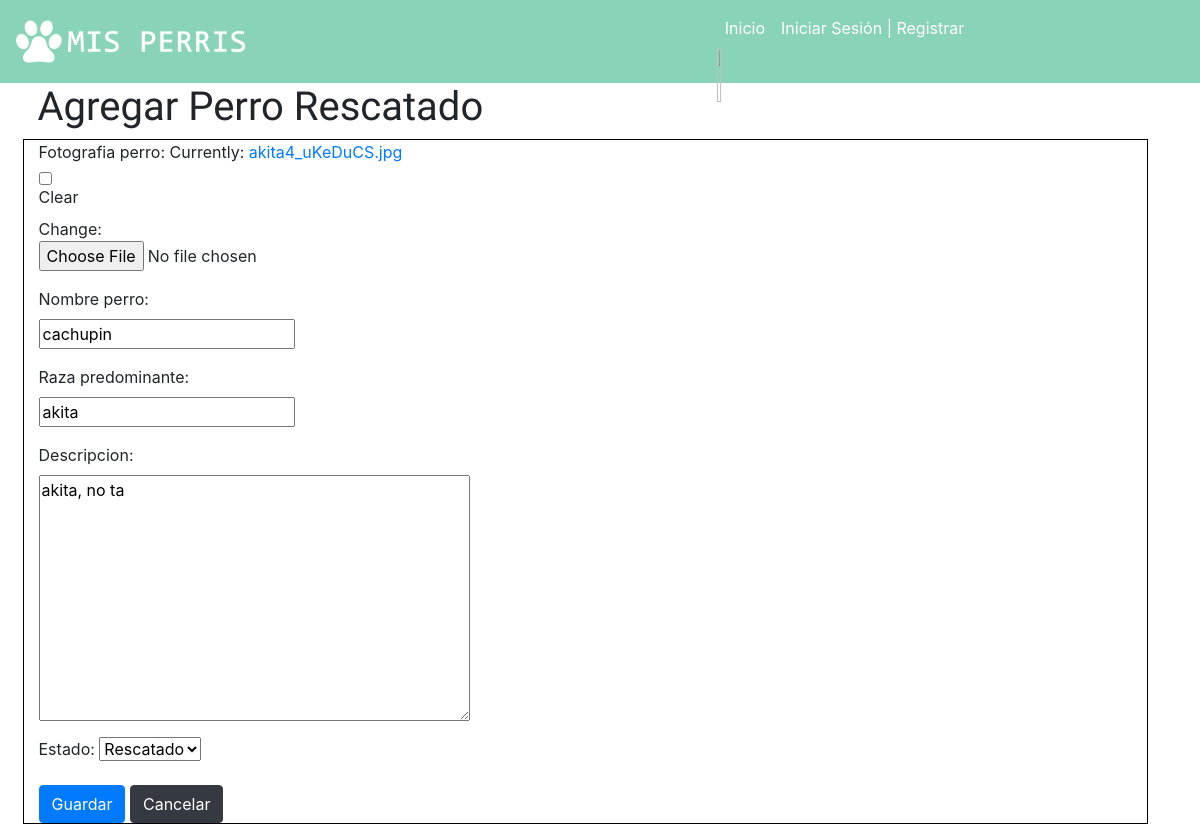
/perro/33/editar/, run on the app's committed database.
### perris/models.py (models this page shows, shortened)
class Perros_Rescatados(models.Model):
    author = models.ForeignKey('auth.User', on_delete=models.CASCADE)
    estado= models.CharField(max_length=30, choices=ESTADOS, default='')
    fotografia_perro=models.FileField(blank=True, null=True)
    nombre_perro = models.CharField(max_length=200)
    raza_predominante = models.CharField(max_length=200)
    descripcion=models.TextField()
    published_date = models.DateTimeField(blank=True, null=True)

### perris/views.py (the view)
# urls.py: path('perro/<int:pk>/editar/', views.edit_post_perro, name='edit_post_perro'),
def edit_post_perro(request, pk):
    post = get_object_or_404(Perros_Rescatados, pk=pk)
    if request.method == "POST":
        form = Perro_RescatadoForm(request.POST or None , request.FILES or None, instance=post)
        if form.is_valid():
            post = form.save(commit=False)
            post.author = request.user
            post.published_date = timezone.now()
            post.save()
            return redirect('detail_post_perro', pk=post.pk)
    else:
        form = Perro_RescatadoForm(instance=post)
    return render(request, 'perris/adm.perro_post_edit.html', {'form': form})

### perris/forms.py
class Perro_RescatadoForm(forms.ModelForm):
	class Meta:
		model=Perros_Rescatados
		fields=('fotografia_perro','nombre_perro' , 'raza_predominante' , 'descripcion','estado', )

### perris/templates/perris/adm.perro_post_edit.html (shortened to what this page needs)
{% extends 'perris/base.html' %}
{% block content %}
<div class="container">
	<h1 class="titulo-agregar-perro">Agregar Perro Rescatado</h1>
	<div class="row formulario">
	<div class="col-lg-6">
    <form method="POST" enctype="multipart/form-data">
        {{ form.as_p }}
        <button type='submit' class="save btn btn-primary">Guardar</button>
        <a href="{%  url 'adm.inicio' %}" class="btn btn-dark" >Cancelar</a>
    </form>
	</div>
</div>
</div>
{% endblock %}

### perris/static/css/estilos.css (style rules this page uses)
.formulario { border: 1px solid black; }
.titulo-agregar-perro { font-family: 'Basic', sans-serif; }
.row { margin-right: 0px; }
button { background-color: white; border: 2px solid black; font-size: 15px; }
form input, form textarea { display: block; }
@media (min-width: 768px) { button { cursor: pointer; } }

### data on the page
Perros_Rescatados: nombre_perro "cachupin", raza_predominante "akita", descripcion "akita, no ta", estado "Rescatado"
